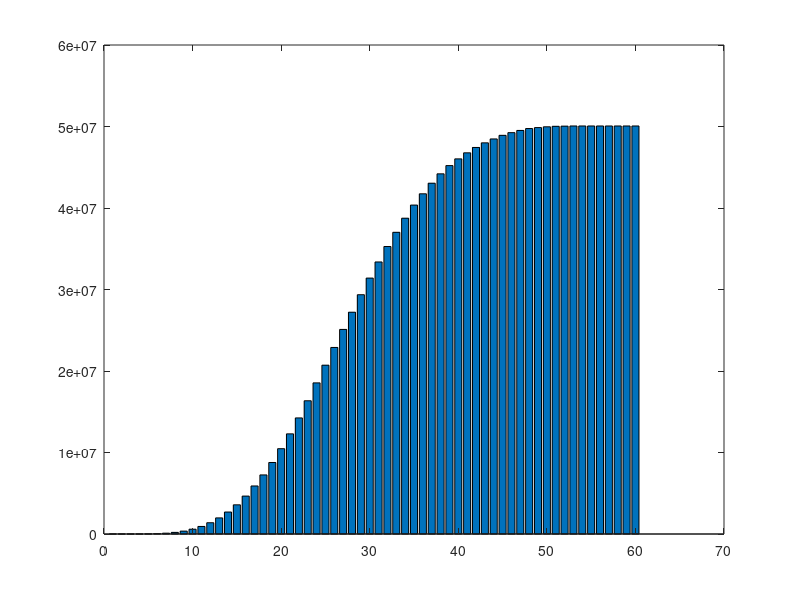
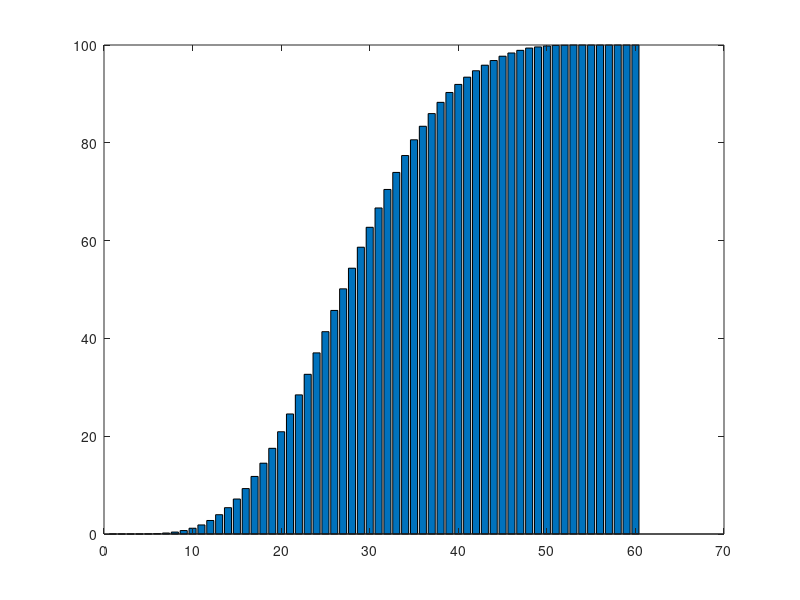

The MATLAB source for these figures, in order:
clear all; close all; clc

upper_limit = 1:60;
normal_probability = 50063860;
new_probability = [2, 107, 1081, 5281, 17562, 45210, 100838, 199081, 354803, 591173, 927581, 1384055, 1976930, 2696228, 3581509, 4651632, 5894065, 7249689, 8773751, 10469474, 12289539, 14244037, 16349622, 18542928, 20714369, 22889240, 25101500, 27213564, 29362334, 31401351, 33379306, 35274810, 37018843, 38748473, 40360034, 41744581, 43042564, 44193642, 45204175, 46028887, 46771570, 47428541, 47997055, 48474781, 48917107, 49245778, 49517556, 49751198, 49868329, 49966048, 50024717, 50044289, 50063860, 50063860, 50063860, 50063860, 50063860, 50063860, 50063860, 50063860];
new_probability_percentage = 100 * new_probability / normal_probability;
bar(upper_limit, new_probability)
figure
bar(upper_limit, new_probability_percentage)